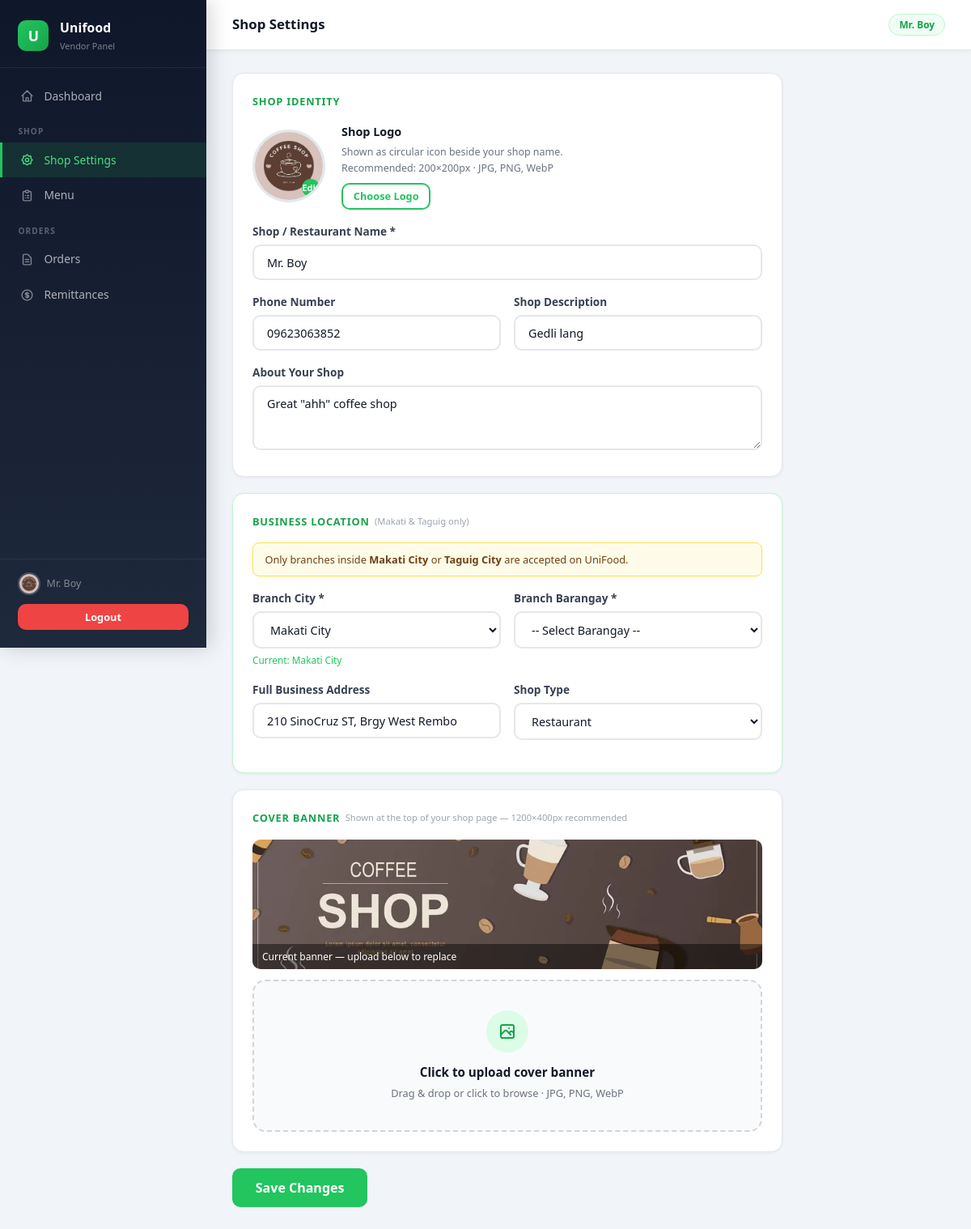
The app's page /vendor/shop (signed in) with its own data.
### models.py (models this page shows, shortened)
class Vendor(db.Model):
    __tablename__ = 'vendors'
    id = db.Column(db.Integer, primary_key=True)
    shop_name = db.Column(db.String(100), nullable=False)
    email = db.Column(db.String(120), unique=True, nullable=False)
    password_hash = db.Column(db.String(256), nullable=False)
    phone = db.Column(db.String(20))
    cover_banner = db.Column(db.String(255))
    shop_logo = db.Column(db.String(255))
    shop_type = db.Column(db.String(50), default='restaurant')  # restaurant, cafe, bakery, etc.
    address = db.Column(db.String(255))
    business_address = db.Column(db.String(255))
    business_city = db.Column(db.String(100))
    vendor_barangay = db.Column(db.String(100))  # used for shipping distance calc
    description = db.Column(db.Text)
    proposal = db.Column(db.Text)
    status = db.Column(db.String(20), default='pending')
    created_at = db.Column(db.DateTime, default=datetime.utcnow)
    categories = db.relationship('Category', backref='vendor', lazy=True,
                                 cascade='all, delete-orphan')
    menu_items = db.relationship('MenuItem', backref='vendor', lazy=True,
                                 cascade='all, delete-orphan')
    orders = db.relationship('Order', backref='vendor', lazy=True,
                              foreign_keys='Order.vendor_id')

### routes/vendor.py (the view, shortened to what this page needs)
@vendor_bp.route('/shop', methods=['GET', 'POST'])
@vendor_required
def shop():
    ACCEPTED_CITIES = {'makati', 'taguig', 'makati city', 'taguig city'}
    vendor = Vendor.query.get(session['vendor_id'])
    return render_template('vendor/shop.html', vendor=vendor)

### routes/vendor.py (called while the page is built)
def vendor_required(f):
    @wraps(f)
    def decorated(*args, **kwargs):
        if 'vendor_id' not in session:
            flash('Please log in as a vendor.', 'error')
            return redirect(url_for('vendor.login'))
        vendor = Vendor.query.get(session['vendor_id'])
        if not vendor or vendor.status in ('suspended', 'banned'):
            session.pop('vendor_id', None)
            flash('Your account has been suspended or banned.', 'error')
            return redirect(url_for('vendor.login'))
        return f(*args, **kwargs)
    return decorated

### templates/vendor/shop.html (shortened to what this page needs)
{% extends 'vendor/base.html' %}
{% block page_title %}Shop Settings{% endblock %}
{% block content %}
<div style="max-width:680px;">
  <form method="POST" enctype="multipart/form-data">
    <div class="section-card">
      <div class="section-title">Shop Identity</div>
      <div class="logo-wrap">
        <div class="logo-circle" onclick="document.getElementById('logoInput').click()" title="Click to change logo">
          {% if vendor.shop_logo %}
          <img src="{{ url_for('static', filename=vendor.shop_logo) }}" id="logoPreviewImg" alt="Shop Logo">
          {% endif %}
          <div class="logo-edit-badge" style="font-size:.7rem;font-weight:700;">Edit</div>
        </div>
        <div>
          <div style="font-weight:600;font-size:.9rem;color:#111827;">Shop Logo</div>
          <div style="font-size:.78rem;color:#6b7280;margin:.2rem 0 .5rem;">Shown as circular icon beside your shop name.<br>Recommended: 200×200px · JPG, PNG, WebP</div>
          <button type="button" class="btn btn-outline btn-sm" onclick="document.getElementById('logoInput').click()">Choose Logo</button>
        </div>
      </div>
      <div class="form-group">
        <label>Shop / Restaurant Name *</label>
        <input type="text" name="shop_name" value="{{ vendor.shop_name }}" required>
      </div>
      <div class="form-row">
        <div class="form-group">
          <label>Phone Number</label>
          <input type="text" name="phone" value="{{ vendor.phone or '' }}" placeholder="09XXXXXXXXX" pattern="^09\d{9}$" maxlength="11" title="Please enter a valid 11-digit Philippine mobile number starting with 09">
        </div>
        <div class="form-group">
          <label>Shop Description</label>
          <input type="text" name="address" value="{{ vendor.address or '' }}" placeholder="Owner / personal address">
        </div>
      </div>
      <div class="form-group" style="margin-bottom:0;">
        <label>About Your Shop</label>
        <textarea name="description" rows="2" placeholder="Tell customers what you serve…">{{ vendor.description or '' }}</textarea>
      </div>
    </div>
    <div class="section-card" style="border-color:#bbf7d0;">
      <div class="section-title">Business Location
        <span style="font-size:.7rem;font-weight:500;color:#9ca3af;text-transform:none;letter-spacing:0;">(Makati &amp; Taguig only)</span>
      </div>
      <div style="background:#fefce8;border:1px solid #fde047;border-radius:8px;padding:.6rem .9rem;margin-bottom:1rem;font-size:.8rem;color:#713f12;">
        Only branches inside <strong>Makati City</strong> or <strong>Taguig City</strong> are accepted on UniFood.
      </div>
      <div class="form-row">
        <div class="form-group">
          <label>Branch City *</label>
          <select name="business_city" id="vendorCitySelect" class="city-select" onchange="onVendorCityChange()">
            <option value="Makati City" {{ 'selected' if vendor.business_city == 'Makati City' }}>Makati City</option>
          </select>
          {% if vendor.business_city %}
          <div style="font-size:.74rem;color:#22c55e;margin-top:.3rem;">Current: {{ vendor.business_city }}</div>
          {% endif %}
        </div>
        <div class="form-group">
          <label>Branch Barangay *</label>
          <select name="vendor_barangay" id="vendorBarangaySelect">
            <option value="">-- Select city first --</option>
          </select>
        </div>
      </div>
      <div class="form-row">
        <div class="form-group">
          <label>Full Business Address</label>
          <input type="text" name="business_address" value="{{ vendor.business_address or '' }}"
                 placeholder="e.g. G/F BGC Central, Taguig City">
        </div>
        <div class="form-group">
          <label>Shop Type</label>
          <select name="shop_type">
            <option value="restaurant" {{ 'selected' if (vendor.shop_type or 'restaurant') == 'restaurant' }}>Restaurant</option>
          </select>
        </div>
      </div>
    </div>
    <div class="section-card">
      <div class="section-title">Cover Banner
        <span style="font-size:.7rem;font-weight:500;color:#9ca3af;text-transform:none;letter-spacing:0;">Shown at the top of your shop page — 1200×400px recommended</span>
      </div>
      {% if vendor.cover_banner %}
      <div style="margin-bottom:.85rem;border-radius:10px;overflow:hidden;position:relative;">
        <img src="{{ url_for('static', filename=vendor.cover_banner) }}"
             style="width:100%;height:160px;object-fit:cover;display:block;">
        <div style="position:absolute;bottom:0;left:0;right:0;background:rgba(0,0,0,.45);color:#fff;font-size:.75rem;padding:.35rem .75rem;">
          Current banner — upload below to replace
        </div>
      </div>
      {% endif %}
      <div class="upload-box" id="bannerBox" data-input="bannerInput">
        <div id="bannerBox_placeholder">
          <div class="upload-box-icon">
            <svg width="24" height="24" fill="none" stroke="currentColor" viewBox="0 0 24 24">
              <path stroke-linecap="round" stroke-linejoin="round" stroke-width="2"
                d="M4 16l4.586-4.586a2 2 0 012.828 0L16 16m-2-2l1.586-1.586a2 2 0 012.828 0L20 14m-6-6h.01M6 20h12a2 2 0 002-2V6a2 2 0 00-2-2H6a2 2 0 00-2 2v12a2 2 0 002 2z"/>
            </svg>
          </div>
          <div class="upload-box-title">Click to upload cover banner</div>
          <div class="upload-box-sub">Drag & drop or click to browse · JPG, PNG, WebP</div>
        </div>
      </div>
    </div>
    <button type="submit" class="btn btn-primary btn-lg">Save Changes</button>
  </form>
</div>
{% endblock %}

### templates/vendor/base.html (shortened to what this page needs)
<!DOCTYPE html>
<html lang="en">
<head>
<link rel="stylesheet" href="{{ url_for('static', filename='css/main.css') }}">
</head>
<body>
<div style="display:flex;min-height:100vh;">
  <aside class="v-sidebar">
    <div class="v-logo">
      <div class="v-logo-icon">U</div>
      <div>
        <div class="v-logo-name">Unifood</div>
        <div class="v-logo-sub">Vendor Panel</div>
      </div>
    </div>
    <nav class="v-nav">
      <a href="{{ url_for('vendor.dashboard') }}" class="{% if request.endpoint == 'vendor.dashboard' %}active{% endif %}">
        <svg class="v-nav-icon" fill="none" stroke="currentColor" viewBox="0 0 24 24"><path stroke-linecap="round" stroke-linejoin="round" stroke-width="2" d="M3 12l2-2m0 0l7-7 7 7M5 10v10a1 1 0 001 1h3m10-11l2 2m-2-2v10a1 1 0 01-1 1h-3m-6 0a1 1 0 001-1v-4a1 1 0 011-1h2a1 1 0 011 1v4a1 1 0 001 1m-6 0h6"/></svg>
        Dashboard
      </a>
      <div class="v-nav-section">Shop</div>
      <a href="{{ url_for('vendor.shop') }}" class="{% if request.endpoint == 'vendor.shop' %}active{% endif %}">
        Shop Settings
      </a>
      <a href="{{ url_for('vendor.menu') }}" class="{% if request.endpoint in ('vendor.menu','vendor.item_add','vendor.item_edit','vendor.categories') %}active{% endif %}">
        <svg class="v-nav-icon" fill="none" stroke="currentColor" viewBox="0 0 24 24"><path stroke-linecap="round" stroke-linejoin="round" stroke-width="2" d="M9 5H7a2 2 0 00-2 2v12a2 2 0 002 2h10a2 2 0 002-2V7a2 2 0 00-2-2h-2M9 5a2 2 0 002 2h2a2 2 0 002-2M9 5a2 2 0 012-2h2a2 2 0 012 2m-3 7h3m-3 4h3m-6-4h.01M9 16h.01"/></svg>
        Menu
      </a>
      <div class="v-nav-section">Orders</div>
      <a href="{{ url_for('vendor.orders') }}" class="{% if request.endpoint == 'vendor.orders' %}active{% endif %}">
        <svg class="v-nav-icon" fill="none" stroke="currentColor" viewBox="0 0 24 24"><path stroke-linecap="round" stroke-linejoin="round" stroke-width="2" d="M9 12h6m-6 4h6m2 5H7a2 2 0 01-2-2V5a2 2 0 012-2h5.586a1 1 0 01.707.293l5.414 5.414a1 1 0 01.293.707V19a2 2 0 01-2 2z"/></svg>
        Orders
      </a>
      <a href="{{ url_for('vendor.remittances') }}" class="{% if request.endpoint == 'vendor.remittances' %}active{% endif %}">
        Remittances
      </a>
    </nav>
    <div class="v-sidebar-footer">
      <div class="v-vendor-chip">
        {% if session.get('vendor_logo') %}
        <img src="{{ url_for('static', filename=session.get('vendor_logo')) }}"
             style="width:28px;height:28px;border-radius:50%;object-fit:cover;flex-shrink:0;border:2px solid rgba(255,255,255,.2);">
        {% else %}
        <div class="v-vendor-dot"></div>
        {% endif %}
        <span>{{ session.get('vendor_name','') }}</span>
      </div>
      <a href="{{ url_for('vendor.logout') }}" class="btn btn-danger btn-sm btn-full">Logout</a>
    </div>
  </aside>
  <div class="v-main">
    <header class="v-topbar">
      <span class="v-topbar-title">{% block page_title %}Dashboard{% endblock %}</span>
      <span class="v-topbar-badge">{{ session.get('vendor_name','') }}</span>
    </header>
    <main class="v-content">
      {% block content %}{% endblock %}
    </main>
  </div>
</div>
</body>
</html>

### static/css/main.css (style rules this page uses)
:root { --green: #22c55e; --green-light: #4ade80; --green-pale: #dcfce7; --green-dark: #16a34a; --black: #111827; --gray-dark: #374151; --gray: #6b7280; --gray-light: #e5e7eb; --gray-pale: #f9fafb; --white: #ffffff; --danger: #ef4444; --warning: #f59e0b; --info: #3b82f6; --shadow: 0 2px 12px rgba(0,0,0,.08); --shadow-lg: 0 8px 30px rgba(0,0,0,.12); --radius: 10px; --radius-lg: 16px; }
*, *::before, *::after { box-sizing: border-box; margin: 0; padding: 0; }
html { font-size: 16px; scroll-behavior: smooth; }
body { font-family: 'Segoe UI', system-ui, -apple-system, sans-serif; background: var(--gray-pale); color: var(--black); line-height: 1.6; min-height: 100vh; }
a { color: var(--green-dark); text-decoration: none; }
img { max-width: 100%; display: block; }
input, select, textarea, button { font-family: inherit; }
.btn { display: inline-flex; align-items: center; gap: .4rem; padding: .6rem 1.2rem; border: none; border-radius: var(--radius); font-size: .9rem; font-weight: 600; cursor: pointer; transition: all .2s; white-space: nowrap; }
.btn-primary { background: var(--green); color: var(--white); }
.btn-outline { background: transparent; border: 2px solid var(--green); color: var(--green); }
.btn-danger { background: var(--danger); color: var(--white); }
.btn-sm { padding: .35rem .8rem; font-size: .8rem; }
.btn-lg { padding: .8rem 1.8rem; font-size: 1rem; }
.btn-full { width: 100%; justify-content: center; }
.form-group { margin-bottom: 1rem; }
.form-group label { display: block; font-weight: 600; font-size: .85rem; color: var(--gray-dark); margin-bottom: .35rem; }
.form-group input, .form-group select, .form-group textarea { width: 100%; padding: .65rem 1rem; border: 2px solid var(--gray-light); border-radius: var(--radius); font-size: .9rem; background: var(--white); color: var(--black); transition: border-color .2s, box-shadow .2s; }
.form-group textarea { resize: vertical; min-height: 80px; }
.form-row { display: grid; grid-template-columns: 1fr 1fr; gap: 1rem; }
.section-title { font-size: 1.3rem; font-weight: 700; margin-bottom: 1rem; }
.upload-box { border: 2px dashed #d1d5db; border-radius: var(--radius-lg); padding: 2.25rem 1.5rem; text-align: center; cursor: pointer; transition: border-color .2s, background .2s; background: var(--gray-pale); position: relative; user-select: none; }
.upload-box-icon { width: 52px; height: 52px; margin: 0 auto .75rem; background: var(--green-pale); border-radius: 50%; display: flex; align-items: center; justify-content: center; color: var(--green-dark); }
.upload-box-title { font-weight: 600; color: var(--black); margin-bottom: .2rem; font-size: .95rem; }
.upload-box-sub { font-size: .8rem; color: var(--gray); }

### templates/vendor/shop.html (style rules this page uses)
.section-card { background:#fff; border-radius:14px; border:1px solid #e5e7eb; box-shadow:0 1px 4px rgba(0,0,0,.06); padding:1.5rem; margin-bottom:1.25rem; }
.section-title { font-size:.8rem; font-weight:700; text-transform:uppercase; letter-spacing:.06em; color:#16a34a; margin-bottom:1rem; display:flex; align-items:center; gap:.4rem; }
.logo-wrap { display:flex; align-items:center; gap:1.25rem; margin-bottom:1rem; }
.logo-circle { width:90px; height:90px; border-radius:50%; border:3px solid #e5e7eb; overflow:hidden; background:#f3f4f6; flex-shrink:0; display:flex; align-items:center; justify-content:center; cursor:pointer; position:relative; }
.logo-circle img { width:100%; height:100%; object-fit:cover; }
.logo-edit-badge { position:absolute; bottom:4px; right:4px; background:#22c55e; color:#fff; border-radius:50%; width:22px; height:22px; display:flex; align-items:center; justify-content:center; font-size:.65rem; }
.city-select { width:100%; padding:.65rem .9rem; border:2px solid #e5e7eb; border-radius:8px; font-size:.9rem; background:#fff; }

### records on screen
Vendor: get "Mr. Boy", shop_logo (picture), shop_name "Mr. Boy", phone "09623063852", address "Gedli lang", description "Great \"ahh\" coffee shop", business_city "Makati City", business_address "210 SinoCruz ST, Brgy West Rembo", cover_banner (picture)
